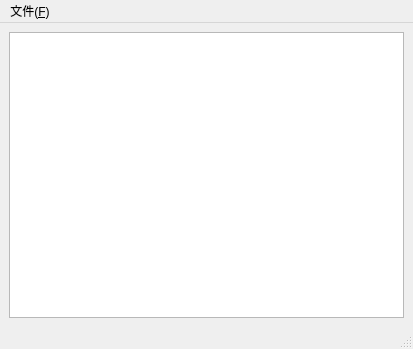
<?xml version="1.0" encoding="UTF-8"?>
<ui version="4.0">
 <class>MainWindow</class>
 <widget class="QMainWindow" name="MainWindow">
  <property name="geometry">
   <rect>
    <x>0</x>
    <y>0</y>
    <width>413</width>
    <height>349</height>
   </rect>
  </property>
  <property name="windowTitle">
   <string>MainWindow</string>
  </property>
  <widget class="QWidget" name="centralwidget">
   <layout class="QVBoxLayout" name="verticalLayout">
    <item>
     <widget class="QTextEdit" name="textEdit"/>
    </item>
   </layout>
  </widget>
  <widget class="QMenuBar" name="menubar">
   <property name="geometry">
    <rect>
     <x>0</x>
     <y>0</y>
     <width>413</width>
     <height>21</height>
    </rect>
   </property>
   <widget class="QMenu" name="menu_F">
    <property name="title">
     <string>文件(&amp;F)</string>
    </property>
    <addaction name="action_N"/>
    <addaction name="action_O"/>
    <addaction name="action_S"/>
   </widget>
   <addaction name="menu_F"/>
  </widget>
  <widget class="QStatusBar" name="statusbar"/>
  <action name="action_N">
   <property name="text">
    <string>新建(&amp;N)</string>
   </property>
  </action>
  <action name="action_O">
   <property name="text">
    <string>打开(&amp;O)</string>
   </property>
  </action>
  <action name="action_S">
   <property name="text">
    <string>保存(&amp;S)</string>
   </property>
  </action>
 </widget>
 <resources/>
 <connections/>
</ui>
